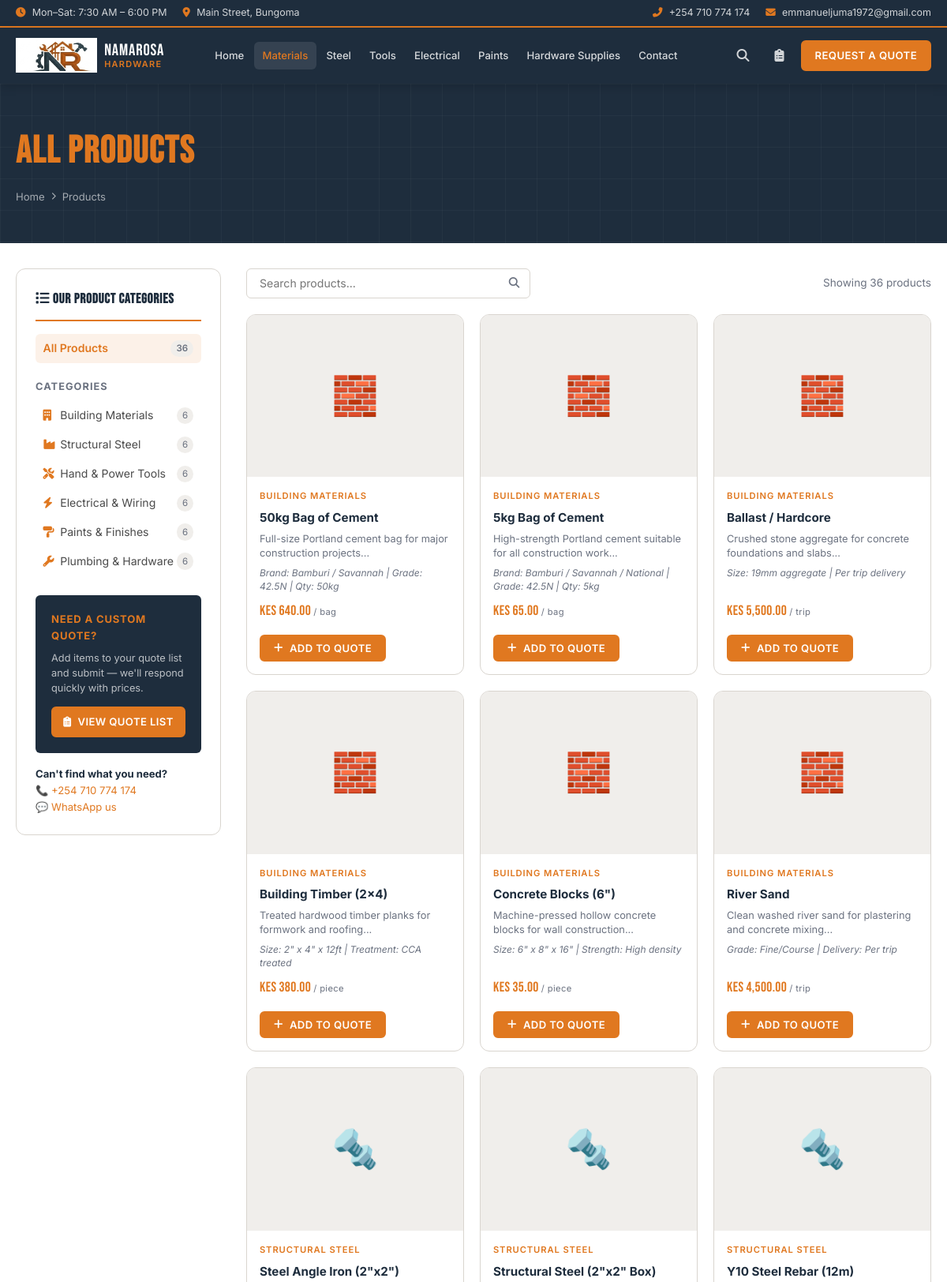
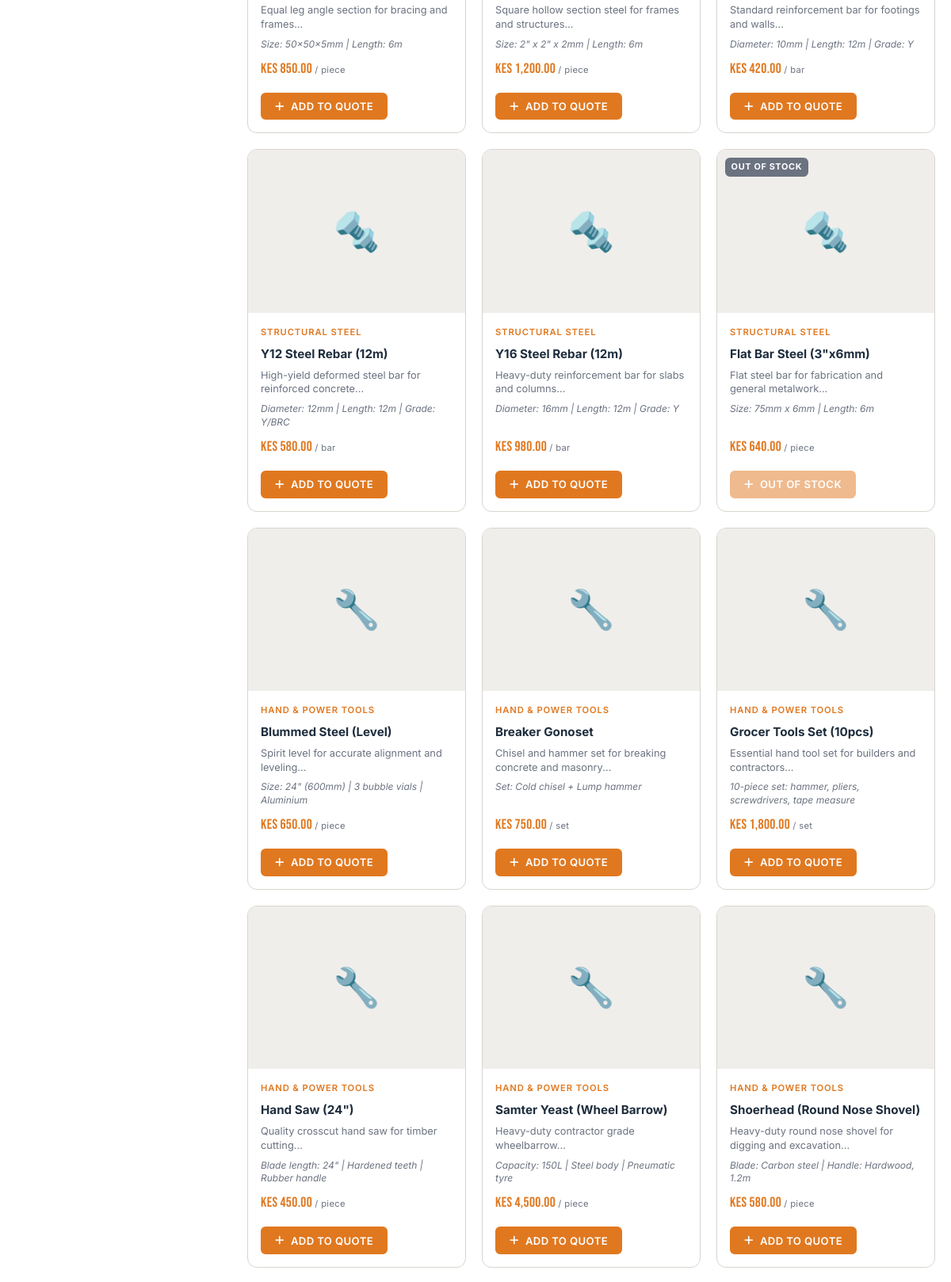
/products.php (upper part), run on the app's committed database (2 pictures, top to bottom).
### tables this page shows
CREATE TABLE categories (
    id INT AUTO_INCREMENT PRIMARY KEY,
    name VARCHAR(100) NOT NULL,
    slug VARCHAR(100) NOT NULL UNIQUE,
    icon VARCHAR(100) DEFAULT 'fa-box',
    description TEXT,
    sort_order INT DEFAULT 0,
    active TINYINT(1) DEFAULT 1,
    created_at TIMESTAMP DEFAULT CURRENT_TIMESTAMP
);

CREATE TABLE products (
    id INT AUTO_INCREMENT PRIMARY KEY,
    category_id INT NOT NULL,
    name VARCHAR(200) NOT NULL,
    description TEXT,
    specifications TEXT,
    price DECIMAL(10,2) DEFAULT NULL,
    unit VARCHAR(50) DEFAULT 'piece',
    image_url VARCHAR(255) DEFAULT NULL,
    in_stock TINYINT(1) DEFAULT 1,
    featured TINYINT(1) DEFAULT 0,
    sort_order INT DEFAULT 0,
    created_at TIMESTAMP DEFAULT CURRENT_TIMESTAMP,
    updated_at TIMESTAMP DEFAULT CURRENT_TIMESTAMP ON UPDATE CURRENT_TIMESTAMP,
    FOREIGN KEY (category_id) REFERENCES categories(id) ON DELETE CASCADE
);

### includes/db.php (called while the page is built, shortened)
<?php
function e(string $str): string {
    return htmlspecialchars($str, ENT_QUOTES, 'UTF-8');
}
function formatKES(float $amount): string {
    return 'KES ' . number_format($amount, 2);
}

### products.php (the view, shortened to what this page needs)
<?php
require_once __DIR__ . '/includes/db.php';
$catSlug = $_GET['cat'] ?? 'all';
$categories = $pdo->query("SELECT * FROM categories WHERE active = 1 ORDER BY sort_order")->fetchAll();
$activeCat = null;
if ($activeCat) {
    $stmt = $pdo->prepare(
        "SELECT p.*, c.name AS cat_name, c.slug AS cat_slug, c.icon AS cat_icon
         FROM products p
         JOIN categories c ON c.id = p.category_id
         WHERE p.category_id = ?
         ORDER BY p.in_stock DESC, p.sort_order, p.name"
    );
    $stmt->execute([$activeCat['id']]);
} else {
    $stmt = $pdo->query(
        "SELECT p.*, c.name AS cat_name, c.slug AS cat_slug, c.icon AS cat_icon
         FROM products p
         JOIN categories c ON c.id = p.category_id
         WHERE c.active = 1
         ORDER BY c.sort_order, p.in_stock DESC, p.name"
    );
}
$products = $stmt->fetchAll();
$countsStmt = $pdo->query(
    "SELECT c.slug, COUNT(p.id) as cnt
     FROM categories c
     LEFT JOIN products p ON p.category_id = c.id AND c.active = 1
     GROUP BY c.id, c.slug"
);
$counts = [];
foreach ($countsStmt->fetchAll() as $row) {
    $counts[$row['slug']] = $row['cnt'];
}
$totalCount = array_sum($counts);
require_once __DIR__ . '/includes/header.php';
?>
<section class="page-hero">
    <div class="container page-hero-content">
        <h1>
            <span><?= $activeCat ? e($activeCat['name']) : 'All Products' ?></span>
        </h1>
        <div class="breadcrumb">
            <a href="<?= BASE_URL ?>index.php">Home</a>
            <i class="fas fa-chevron-right"></i>
            <?php if ($activeCat): ?>
                <a href="<?= BASE_URL ?>products.php">Products</a>
                <i class="fas fa-chevron-right"></i>
                <span><?= e($activeCat['name']) ?></span>
            <?php else: ?>
                <span>Products</span>
            <?php endif; ?>
        </div>
    </div>
</section>
<div class="container">
    <div class="catalog-layout">
        <aside class="catalog-sidebar">
            <h3 class="sidebar-heading"><i class="fas fa-list"></i> Our Product Categories</h3>
            <div class="sidebar-group">
                <a href="<?= BASE_URL ?>products.php" class="sidebar-link <?= $catSlug === 'all' ? 'active' : '' ?>">
                    All Products
                    <span class="count"><?= $totalCount ?></span>
                </a>
            </div>
            <div class="sidebar-group">
                <p class="sidebar-group-title">Categories</p>
                <?php foreach ($categories as $cat): ?>
                    <a href="<?= BASE_URL ?>products.php?cat=<?= e($cat['slug']) ?>"
                       class="sidebar-link <?= $cat['slug'] === $catSlug ? 'active' : '' ?>">
                        <span><i class="fas <?= e($cat['icon']) ?>" style="width:16px; color:var(--orange); margin-right:0.35rem;"></i><?= e($cat['name']) ?></span>
                        <span class="count"><?= $counts[$cat['slug']] ?? 0 ?></span>
                    </a>
                <?php endforeach; ?>
            </div>
            <div style="margin-top:1.5rem; padding:1.25rem; background:var(--slate); border-radius:var(--radius); color:var(--white);">
                <p style="font-size:0.82rem; font-weight:700; color:var(--orange); text-transform:uppercase; letter-spacing:0.06em; margin-bottom:0.5rem;">Need a custom quote?</p>
                <p style="font-size:0.8rem; color:rgba(255,255,255,0.7); line-height:1.5; margin-bottom:0.85rem;">Add items to your quote list and submit — we'll respond quickly with prices.</p>
                <a href="<?= BASE_URL ?>quote.php" class="btn btn-orange btn-sm btn-full">
                    <i class="fas fa-clipboard-list"></i> View Quote List
                </a>
            </div>
            <div style="margin-top:1rem; font-size:0.82rem; color:var(--text-muted); line-height:1.6;">
                <p><strong style="color:var(--slate);">Can't find what you need?</strong></p>
                <p><a href="tel:+254710774174" style="color:var(--orange);">📞 +254 710 774 174</a></p>
                <p><a href="https://wa.me/254710774174" target="_blank" style="color:var(--orange);">💬 WhatsApp us</a></p>
            </div>
        </aside>
        <div class="catalog-main">
            <div class="catalog-toolbar">
                <div class="catalog-search">
                    <input
                        type="search"
                        id="catalogSearch"
                        placeholder="Search products..."
                        aria-label="Search products"
                    />
                    <i class="fas fa-search"></i>
                </div>
                <p class="catalog-info" id="catalogCount">
                    Showing <?= count($products) ?> product<?= count($products) !== 1 ? 's' : '' ?>
                </p>
            </div>
            <?php if ($products): ?>
            <div class="catalog-grid">
                <?php
                $emojiMap = [
                    'building-materials'  => '🧱',
                    'structural-steel'    => '🔩',
                    'tools'               => '🔧',
                    'electrical'          => '⚡',
                    'paints'              => '🎨',
                    'plumbing'            => '🪛',
                ];
                foreach ($products as $p):
                    $emoji = $emojiMap[$p['cat_slug']] ?? '📦';
                ?>
                <div class="product-card"
                     data-search="<?= e(strtolower($p['name'] . ' ' . $p['cat_name'] . ' ' . $p['description'])) ?>"
                     data-category="<?= e($p['cat_slug']) ?>">
                    <div class="product-img">
                        <?php if ($p['image_url']): ?>
                            <img src="<?= e(imageUrl($p['image_url'])) ?>" alt="<?= e($p['name']) ?>" loading="lazy" />
                        <?php else: ?>
                            <div class="product-img-placeholder" style="font-size:3rem;"><?= $emoji ?></div>
                        <?php endif; ?>
                        <?php if (!$p['in_stock']): ?>
                            <span class="product-badge badge-oos">Out of Stock</span>
                        <?php endif; ?>
                    </div>
                    <div class="product-body">
                        <span class="product-category"><?= e($p['cat_name']) ?></span>
                        <h3 class="product-name"><?= e($p['name']) ?></h3>
                        <?php if ($p['description']): ?>
                            <p class="product-spec"><?= e(substr($p['description'], 0, 90)) ?>...</p>
                        <?php endif; ?>
                        <?php if ($p['specifications']): ?>
                            <p class="product-spec" style="font-style:italic; font-size:0.75rem; color:var(--text-muted);"><?= e(substr($p['specifications'], 0, 100)) ?></p>
                        <?php endif; ?>
                        <?php if ($p['price']): ?>
                            <p class="product-price">
                                <?= formatKES($p['price']) ?>
                                <span class="per">/ <?= e($p['unit']) ?></span>
                            </p>
                        <?php else: ?>
                            <p class="product-price" style="font-family:var(--font-body); font-size:0.85rem; color:var(--text-muted); font-style:italic;">Price on request</p>
                        <?php endif; ?>
                    </div>
                    <div class="product-actions">
                        <button
                            class="btn btn-orange btn-sm btn-add-quote"
                            data-id="<?= e($p['id']) ?>"
                            data-name="<?= e($p['name']) ?>"
                            data-unit="<?= e($p['unit']) ?>"
                            <?= !$p['in_stock'] ? 'disabled style="opacity:0.5; cursor:not-allowed;"' : '' ?>>
                            <i class="fas fa-plus"></i>
                            <?= $p['in_stock'] ? 'Add to Quote' : 'Out of Stock' ?>
                        </button>
                    </div>
                </div>
                <?php endforeach; ?>
            </div>
            <?php endif; ?>
        </div>
    </div>
</div>
<?php require_once __DIR__ . '/includes/footer.php'; ?>

### data on the page
categories: name "Building Materials", slug "6"
categories: name "Structural Steel", slug "6"
categories: name "Hand & Power Tools", slug "6"
categories: name "Electrical & Wiring", slug "6"
categories: name "Paints & Finishes", slug "6"
categories: name "Plumbing & Hardware", slug "6"
products: category.slug "🧱", category.name "BUILDING MATERIALS", name "50kg Bag of Cement", description "Full-size Portland cement bag for major construction projects", specifications "Brand: Bamburi / Savannah | Grade: 42.5N | Qty: 50kg", price "KES 640.00", unit "bag", in_stock "ADD TO QUOTE"
products: category.slug "🧱", category.name "BUILDING MATERIALS", name "5kg Bag of Cement", description "High-strength Portland cement suitable for all construction work", specifications "Brand: Bamburi / Savannah / National | Grade: 42.5N | Qty: 5kg", price "KES 65.00", unit "bag", in_stock "ADD TO QUOTE"
products: category.slug "🧱", category.name "BUILDING MATERIALS", name "Ballast / Hardcore", description "Crushed stone aggregate for concrete foundations and slabs", specifications "Size: 19mm aggregate | Per trip delivery", price "KES 5,500.00", unit "trip", in_stock "ADD TO QUOTE"
products: category.slug "🧱", category.name "BUILDING MATERIALS", name "Building Timber (2x4)", description "Treated hardwood timber planks for formwork and roofing", specifications "Size: 2\" x 4\" x 12ft | Treatment: CCA treated", price "KES 380.00", unit "piece", in_stock "ADD TO QUOTE"
products: category.slug "🧱", category.name "BUILDING MATERIALS", name "Concrete Blocks (6\")", description "Machine-pressed hollow concrete blocks for wall construction", specifications "Size: 6\" x 8\" x 16\" | Strength: High density", price "KES 35.00", unit "piece", in_stock "ADD TO QUOTE"
products: category.slug "🧱", category.name "BUILDING MATERIALS", name "River Sand", description "Clean washed river sand for plastering and concrete mixing", specifications "Grade: Fine/Course | Delivery: Per trip", price "KES 4,500.00", unit "trip", in_stock "ADD TO QUOTE"
products: category.slug "🔩", category.name "STRUCTURAL STEEL", name "Steel Angle Iron (2\"x2\")", description "Equal leg angle section for bracing and frames", specifications "Size: 50x50x5mm | Length: 6m", price "KES 850.00", unit "piece", in_stock "ADD TO QUOTE"
products: category.slug "🔩", category.name "STRUCTURAL STEEL", name "Structural Steel (2\"x2\" Box)", description "Square hollow section steel for frames and structures", specifications "Size: 2\" x 2\" x 2mm | Length: 6m", price "KES 1,200.00", unit "piece", in_stock "ADD TO QUOTE"
products: category.slug "🔩", category.name "STRUCTURAL STEEL", name "Y10 Steel Rebar (12m)", description "Standard reinforcement bar for footings and walls", specifications "Diameter: 10mm | Length: 12m | Grade: Y", price "KES 420.00", unit "bar", in_stock "ADD TO QUOTE"
products: category.slug "🔩", category.name "STRUCTURAL STEEL", name "Y12 Steel Rebar (12m)", description "High-yield deformed steel bar for reinforced concrete", specifications "Diameter: 12mm | Length: 12m | Grade: Y/BRC", price "KES 580.00", unit "bar", in_stock "ADD TO QUOTE"
products: category.slug "🔩", category.name "STRUCTURAL STEEL", name "Y16 Steel Rebar (12m)", description "Heavy-duty reinforcement bar for slabs and columns", specifications "Diameter: 16mm | Length: 12m | Grade: Y", price "KES 980.00", unit "bar", in_stock "ADD TO QUOTE"
products: category.slug "🔩", in_stock "OUT OF STOCK", category.name "STRUCTURAL STEEL", name "Flat Bar Steel (3\"x6mm)", description "Flat steel bar for fabrication and general metalwork", specifications "Size: 75mm x 6mm | Length: 6m", price "KES 640.00", unit "piece"
products: category.slug "🔧", category.name "HAND & POWER TOOLS", name "Blummed Steel (Level)", description "Spirit level for accurate alignment and leveling", specifications "Size: 24\" (600mm) | 3 bubble vials | Aluminium", price "KES 650.00", unit "piece", in_stock "ADD TO QUOTE"
products: category.slug "🔧", category.name "HAND & POWER TOOLS", name "Breaker Gonoset", description "Chisel and hammer set for breaking concrete and masonry", specifications "Set: Cold chisel + Lump hammer", price "KES 750.00", unit "set", in_stock "ADD TO QUOTE"
products: category.slug "🔧", category.name "HAND & POWER TOOLS", name "Grocer Tools Set (10pcs)", description "Essential hand tool set for builders and contractors", specifications "10-piece set: hammer, pliers, screwdrivers, tape measure", price "KES 1,800.00", unit "set", in_stock "ADD TO QUOTE"
products: category.slug "🔧", category.name "HAND & POWER TOOLS", name "Hand Saw (24\")", description "Quality crosscut hand saw for timber cutting", specifications "Blade length: 24\" | Hardened teeth | Rubber handle", price "KES 450.00", unit "piece", in_stock "ADD TO QUOTE"
products: category.slug "🔧", category.name "HAND & POWER TOOLS", name "Samter Yeast (Wheel Barrow)", description "Heavy-duty contractor grade wheelbarrow", specifications "Capacity: 150L | Steel body | Pneumatic tyre", price "KES 4,500.00", unit "piece", in_stock "ADD TO QUOTE"
products: category.slug "🔧", category.name "HAND & POWER TOOLS", name "Shoerhead (Round Nose Shovel)", description "Heavy-duty round nose shovel for digging and excavation", specifications "Blade: Carbon steel | Handle: Hardwood, 1.2m", price "KES 580.00", unit "piece", in_stock "ADD TO QUOTE"

### other printed values
$totalCount "36"
count($products) "36"
